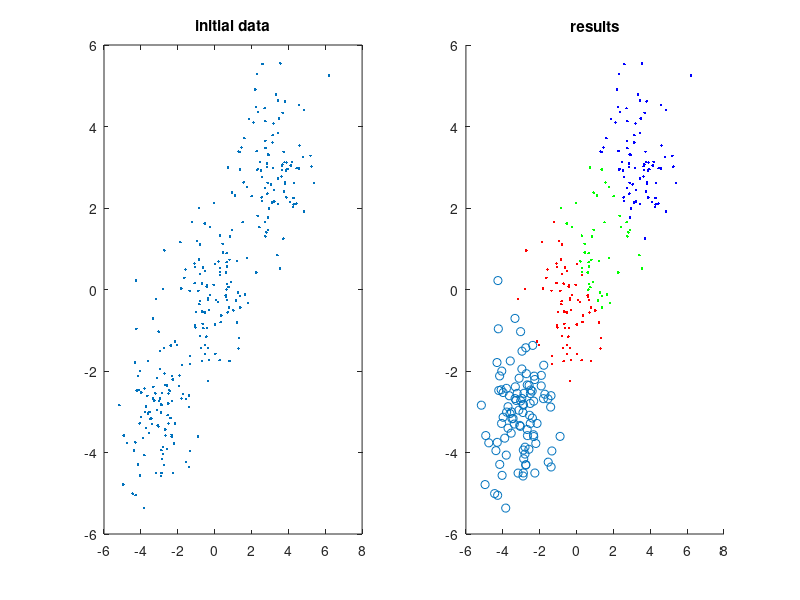

Recreate this plot in MATLAB.
clear;clc;close all;
G1 = randn(100,2).*1+3;
G2 = randn(100,2).*1;
G3 = randn(100,2).*1-3;
X = [G1;G2;G3];
k = 4;
cls = kmeans(X,k);
figure(1)
subplot(1,2,2)
Legends = {'r.','b.','g.', 'o'};
hold on
for i = 1:4
    plot(X(find(cls==i),1),X(find(cls==i),2),Legends{i})
end
hold off
title('results')
subplot(1,2,1)
plot(X(:,1),X(:,2),'.')
title('initial data')